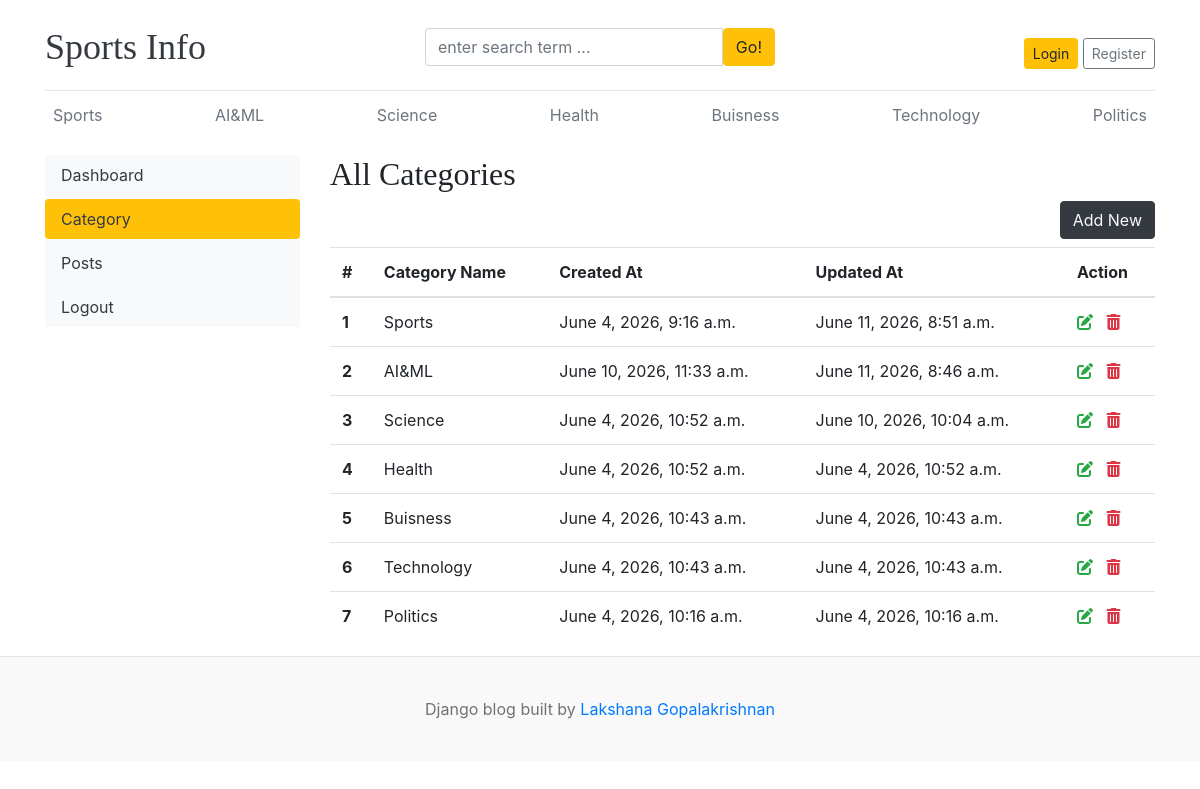
/dashboard/categories/, run on the app's committed database.
### blogs/models.py (models this page shows)
class Category(models.Model):
    category_name=models.CharField(max_length=50,unique=True)
    created_at=models.DateTimeField(auto_now_add=True)
    updated_at=models.DateTimeField(auto_now=True)
    class Meta:
        verbose_name_plural='categories'
    def __str__(self):
        return self.category_name

### dashboards/views.py (the view)
# urls.py: path('categories/',views.categories,name='categories'),
def categories(request):
    return render(request,'dashboard/categories.html')

### blogs/context_processors.py (called while the page is built)
def get_categories(request):
    categories=Category.objects.all().order_by('-updated_at')
    return {'categories':categories}

def get_social_links(request):
    social_links=SocialLink.objects.all()
    return dict(social_links=social_links)

### templates/dashboard/categories.html (shortened to what this page needs)
{% extends 'base.html' %}
{% block content %}
<div class="row">
   {% include 'dashboard/sidebar.html' %}
    <div class="col-md-9">
        <h2>All Categories</h2>
         <a href="{% url 'add_category' %}" class="btn btn-dark text-light float-right mb-2">Add New</a>
       <table class="table table-hover">
            <thead>
              <tr>
                <th>#</th>
                <th>Category Name</th>
                <th>Created At</th>
                <th>Updated At</th>
                <th>Action</th>
              </tr>
            </thead>
            <tbody>
                {% for category in categories %}
                    <tr>
                      <th>{{forloop.counter}}</th>
                      <td>{{category}}</td>
                      <td>{{category.created_at}}</td>
                      <td>{{category.updated_at}}</td>
                      <td>
                        <a href="{% url 'edit_category' category.id %}"><i class="fa-solid fa-pen-to-square text-success"></i></a>
                        <a href="{% url 'delete_category' category.id %}"><i class="fa-solid fa-trash-can text-danger"></i></a>
                      </td>
                    </tr>
              {% endfor %}
            </tbody>
        </table>
    </div>
</div>
{% endblock %}

### templates/base.html (shortened to what this page needs)
{% load static %}
<!DOCTYPE html>
<html lang="en">
<head>
    <link href="https://getbootstrap.com/docs/4.0/dist/css/bootstrap.min.css" rel="stylesheet">
    <link href="{% static 'css/blog.css' %}" rel="stylesheet">
    <link rel="stylesheet" href="https://cdnjs.cloudflare.com/ajax/libs/font-awesome/6.0.0-beta3/css/all.min.css">
</head>
<body>
    <div class="container">
        <header class="blog-header py-3 ">
            <div class="row flex-nowrap justify-content-between align-items-center">
                <div class="col-4 pt-1">
                    <a class="blog-header-logo text-dark fw-bold" href="/">Sports Info</a>
                </div>
                <div class="col-4 mt-1">
                    <form action="{% url 'search' %}" method="GET">
                        <div class="input-group">
                            <input class="form-control" type="text" name="keyword" value="{{keyword}}" placeholder="enter search term ..." aria-label="Enter search term ..." aria-describedby="button-search"/>
                            <button type="submit" class="btn btn-warning" id="button-search" type="button">Go!</button>
                        </div>
                    </form>
                </div>
                <div class="col-4 d-flex justify-content-end mt-3">
                    {% if not user.is_authenticated %}
                    <a class="btn btn-sm btn-warning" href="{% url 'login' %}">Login</a> &nbsp;
                    <a class="btn btn-sm btn-outline-secondary" href="{% url 'register' %}">Register</a>
                    {% else %}
                    <h6><a href="{% url 'dashboard' %}" class="text-dark">Dashboard</a></h6>
                        &emsp;
                    <h6><a href="{% url 'logout' %}">Logout</a></h6>
                    {% endif %}
            </div>
        </header>
          <div class="nav-scroller py-1 mb-2">
            <nav class="nav d-flex justify-content-between">
                {% for category in categories %}
                    <a class="p-2 text-muted" href="{% url 'posts_by_category' category.id %}">{{category.category_name}}</a>
                {% endfor %}
            </nav>
        </div>
        {% block content %}
        {% endblock %}
    </div>
         <footer class="blog-footer w-100">
        <p>Django blog built by <a href="#">Lakshana Gopalakrishnan</a></p>
    </footer>
</body>
</html>

### blog_main/static/css/blog.css (style rules this page uses)
.blog-header { border-bottom: 1px solid #e5e5e5; }
.blog-header-logo { font-family: "Playfair Display", Georgia, "Times New Roman", serif ; font-size: 2.25rem; }
h1, h2, h3, h4, h5, h6 { font-family: "Playfair Display", Georgia, "Times New Roman", serif ; }
.blog-footer { padding: 2.5rem 0; color: #727272; text-align: center; background-color: #f9f9f9; border-top: .05rem solid #e5e5e5; }
.blog-footer p:last-child { margin-bottom: 0; }

### data on the page
Category: category_name "Sports", created_at "June 4, 2026, 9:16 a.m.", updated_at "June 11, 2026, 8:51 a.m."
Category: category_name "AI&ML", created_at "June 10, 2026, 11:33 a.m.", updated_at "June 11, 2026, 8:46 a.m."
Category: category_name "Science", created_at "June 4, 2026, 10:52 a.m.", updated_at "June 10, 2026, 10:04 a.m."
Category: category_name "Health", created_at "June 4, 2026, 10:52 a.m.", updated_at "June 4, 2026, 10:52 a.m."
Category: category_name "Buisness", created_at "June 4, 2026, 10:43 a.m.", updated_at "June 4, 2026, 10:43 a.m."
Category: category_name "Technology", created_at "June 4, 2026, 10:43 a.m.", updated_at "June 4, 2026, 10:43 a.m."
Category: category_name "Politics", created_at "June 4, 2026, 10:16 a.m.", updated_at "June 4, 2026, 10:16 a.m."
